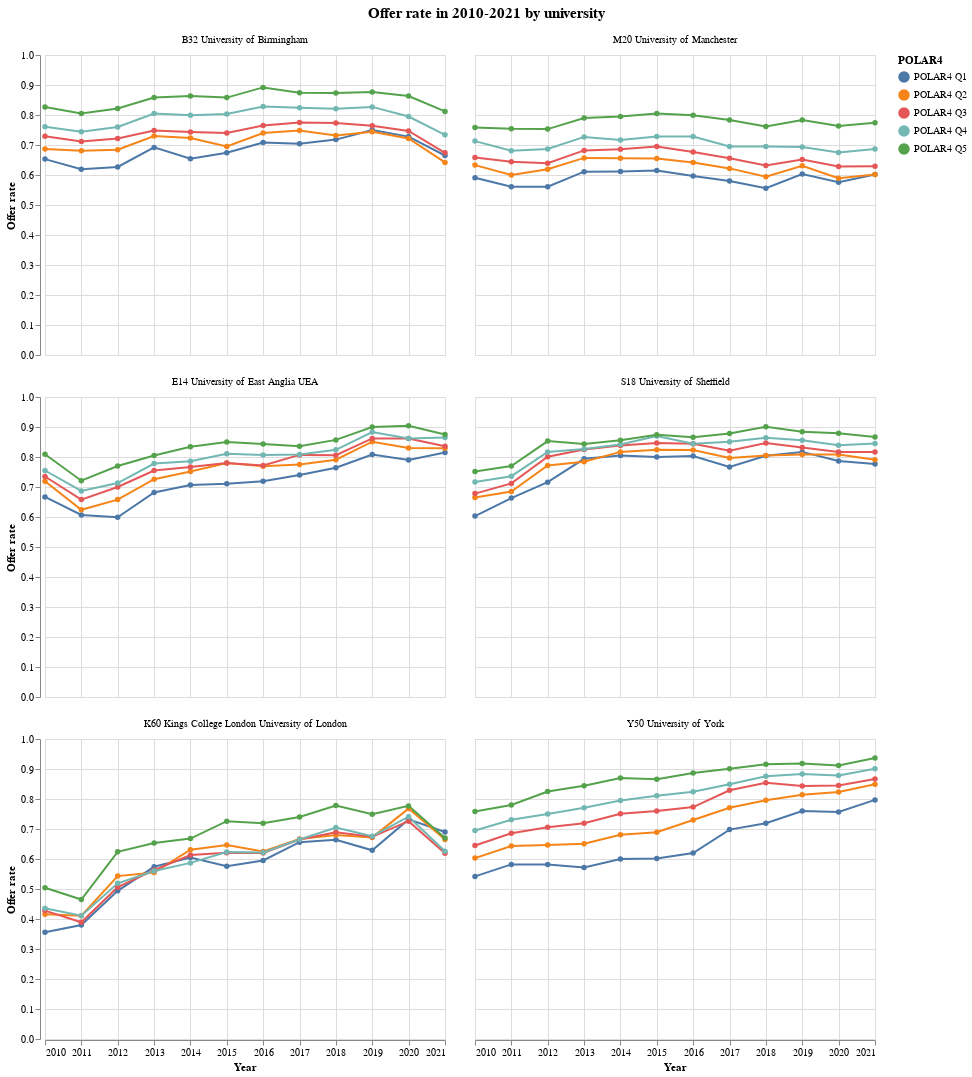

Notebook code cell kept with this figure:
### Code cell
# plot offer rates in 2010-2021 by university (faceted line plot)
chart = alt.Chart(offer_rate)\
.mark_line(point=True)\
.encode(
    x=alt.X('Cycle:T', title='Year'),
    y=alt.Y('value:Q', title='Offer rate'),
    color=alt.Color('equality_dimension:N', title='POLAR4'),
    tooltip=(
        alt.Tooltip('inst_all:N', title='University'),
        alt.Tooltip('equality_dimension:N', title='POLAR4'),
        alt.Tooltip('value:Q', title='Offer rate'),
    )
)\
.facet(
    facet=alt.Facet('inst_all:N', title=None, sort=universities_order),
    columns=2,
    title={
        'text': 'Offer rate in 2010-2021 by university',
        'anchor': 'middle',
        'fontSize': 15,
        'dy': -10
    }
)

chart

### Figure 1 — Vega-Lite specification as saved in the notebook (floating-point values rounded to 4 significant figures; data arrays with more than 128 entries replaced by an {"elided": "..."} marker saying what was removed)
{"config": {"view": {"continuousWidth": 400, "continuousHeight": 300}}, "data": {"name": "data-295b6e1d62d911e66537a21bc4ff2a82"}, "facet": {"field": "inst_all", "sort": ["B32 University of Birmingham", "M20 University of Manchester", "E14 University of East Anglia UEA", "S18 University of Sheffield", "K60 Kings College London University of London", "Y50 University of York"], "title": null, "type": "nominal"}, "spec": {"mark": {"type": "line", "point": true}, "encoding": {"color": {"field": "equality_dimension", "title": "POLAR4", "type": "nominal"}, "tooltip": [{"field": "inst_all", "title": "University", "type": "nominal"}, {"field": "equality_dimension", "title": "POLAR4", "type": "nominal"}, {"field": "value", "title": "Offer rate", "type": "quantitative"}], "x": {"field": "Cycle", "title": "Year", "type": "temporal"}, "y": {"field": "value", "title": "Offer rate", "type": "quantitative"}}}, "columns": 2, "title": {"text": "Offer rate in 2010-2021 by university", "anchor": "middle", "fontSize": 15, "dy": -10}, "$schema": "https://vega.github.io/schema/vega-lite/v4.17.0.json", "datasets": {"data-295b6e1d62d911e66537a21bc4ff2a82": {"elided": "360 records"}}}
